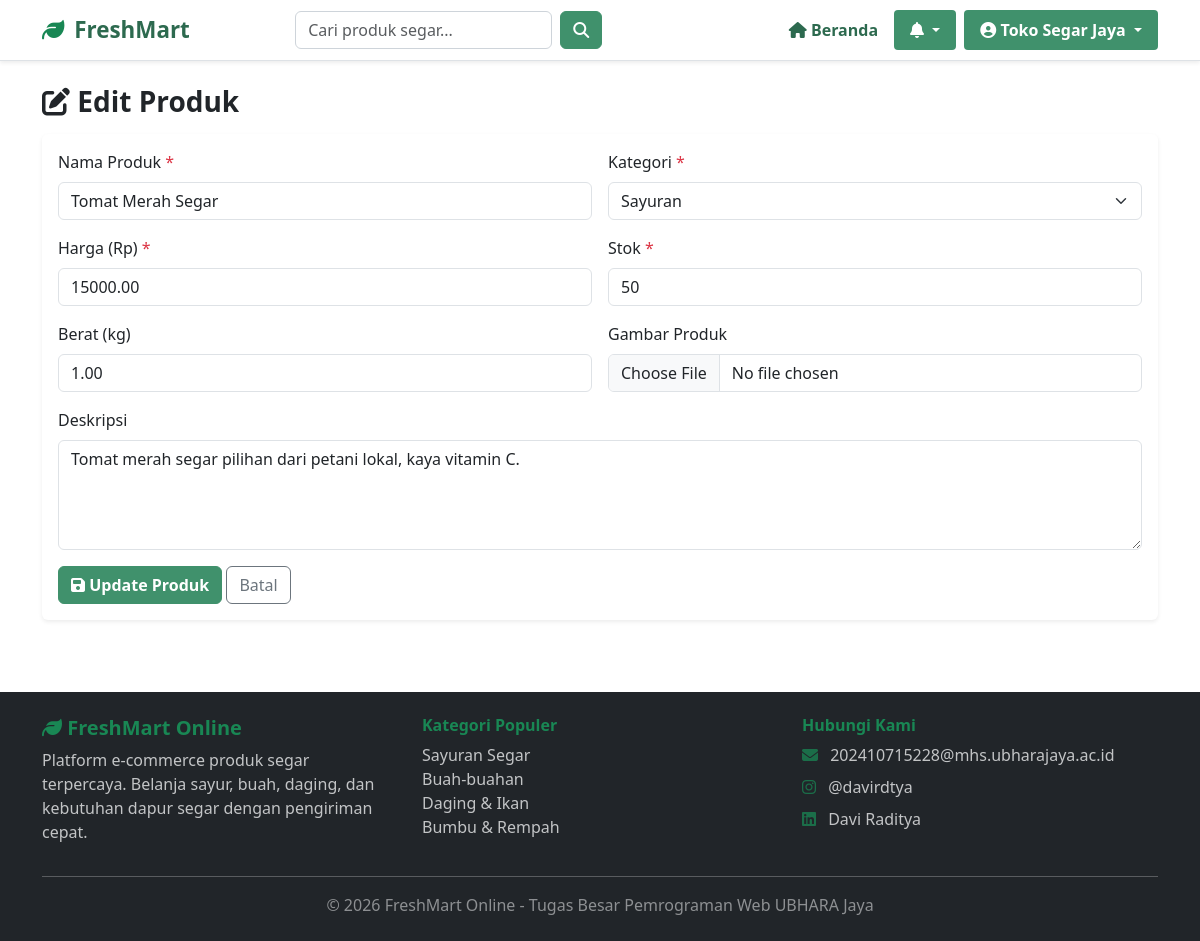
The page /src/views/seller/edit_product.php?id=1 (signed in) on the database its author committed.
### tables this page shows
CREATE TABLE products (
    id INT AUTO_INCREMENT PRIMARY KEY,
    seller_id INT NOT NULL,
    category_id INT NOT NULL,
    name VARCHAR(150) NOT NULL,
    description TEXT,
    price DECIMAL(10,2) NOT NULL,
    stock INT NOT NULL DEFAULT 0,
    weight_kg DECIMAL(5,2) DEFAULT 0.00,
    image VARCHAR(255) DEFAULT NULL,
    is_active TINYINT(1) DEFAULT 1,
    created_at TIMESTAMP DEFAULT CURRENT_TIMESTAMP,
    updated_at TIMESTAMP DEFAULT CURRENT_TIMESTAMP ON UPDATE CURRENT_TIMESTAMP,
    FOREIGN KEY (seller_id) REFERENCES users(id) ON DELETE CASCADE,
    FOREIGN KEY (category_id) REFERENCES categories(id) ON DELETE CASCADE
);

CREATE TABLE categories (
    id INT AUTO_INCREMENT PRIMARY KEY,
    name VARCHAR(100) NOT NULL,
    description TEXT,
    icon VARCHAR(50),
    created_at TIMESTAMP DEFAULT CURRENT_TIMESTAMP
);

### src/config/database.php (called while the page is built, shortened)
<?php
function e($string) {
    return htmlspecialchars($string, ENT_QUOTES, 'UTF-8');
}

### src/views/seller/edit_product.php (the view, shortened to what this page needs)
<?php
require_once __DIR__ . '/../../config/database.php';
require_once __DIR__ . '/../partials/header.php';
$db = getDBConnection();
$productId = intval($_GET['id'] ?? 0);
$sellerId = $_SESSION['user_id'];
$stmt = $db->prepare("SELECT * FROM products WHERE id = ? AND seller_id = ?");
$stmt->execute([$productId, $sellerId]);
$product = $stmt->fetch();
$categories = $db->query("SELECT * FROM categories ORDER BY name")->fetchAll();
?>
<div class="container py-4">
    <h3 class="fw-bold mb-3"><i class="fas fa-edit"></i> Edit Produk</h3>
    <div class="card border-0 shadow-sm">
        <div class="card-body">
            <form method="POST" enctype="multipart/form-data">
                <div class="row g-3">
                    <div class="col-md-6">
                        <label class="form-label">Nama Produk <span class="text-danger">*</span></label>
                        <input type="text" name="name" class="form-control" value="<?php echo e($product['name']); ?>" required>
                    </div>
                    <div class="col-md-6">
                        <label class="form-label">Kategori <span class="text-danger">*</span></label>
                        <select name="category_id" class="form-select" required>
                            <?php foreach ($categories as $cat): ?>
                            <option value="<?php echo $cat['id']; ?>" <?php echo $cat['id'] == $product['category_id'] ? 'selected' : ''; ?>>
                                <?php echo e($cat['name']); ?>
                            </option>
                            <?php endforeach; ?>
                        </select>
                    </div>
                    <div class="col-md-6">
                        <label class="form-label">Harga (Rp) <span class="text-danger">*</span></label>
                        <input type="number" name="price" class="form-control" min="0" step="100" value="<?php echo $product['price']; ?>" required>
                    </div>
                    <div class="col-md-6">
                        <label class="form-label">Stok <span class="text-danger">*</span></label>
                        <input type="number" name="stock" class="form-control" min="0" value="<?php echo $product['stock']; ?>" required>
                    </div>
                    <div class="col-md-6">
                        <label class="form-label">Berat (kg)</label>
                        <input type="number" name="weight_kg" class="form-control" min="0" step="0.1" value="<?php echo $product['weight_kg']; ?>">
                    </div>
                    <div class="col-md-6">
                        <label class="form-label">Gambar Produk</label>
                        <input type="file" name="image" class="form-control" accept="image/*" onchange="previewImage(this, 'imgPreview')">
                    </div>
                    <div class="col-12">
                        <label class="form-label">Deskripsi</label>
                        <textarea name="description" class="form-control" rows="4"><?php echo e($product['description']); ?></textarea>
                    </div>
                    <div class="col-12">
                        <button type="submit" class="btn btn-green fw-bold"><i class="fas fa-save"></i> Update Produk</button>
                        <a href="products.php" class="btn btn-outline-secondary">Batal</a>
                    </div>
                </div>
            </form>
        </div>
    </div>
</div>
<?php require_once __DIR__ . '/../partials/footer.php'; ?>

### src/assets/css/style.css (style rules this page uses)
.btn-green { background-color: #40916c; border-color: #40916c; color: white; }

### rows shown on the page
products: name "Tomat Merah Segar", category_id "Sayuran", price "15000.00", stock "50", weight_kg "1.00", description "Tomat merah segar pilihan dari petani lokal, kaya vitamin C."

### other values the page prints
$userName "Toko Segar Jaya"
